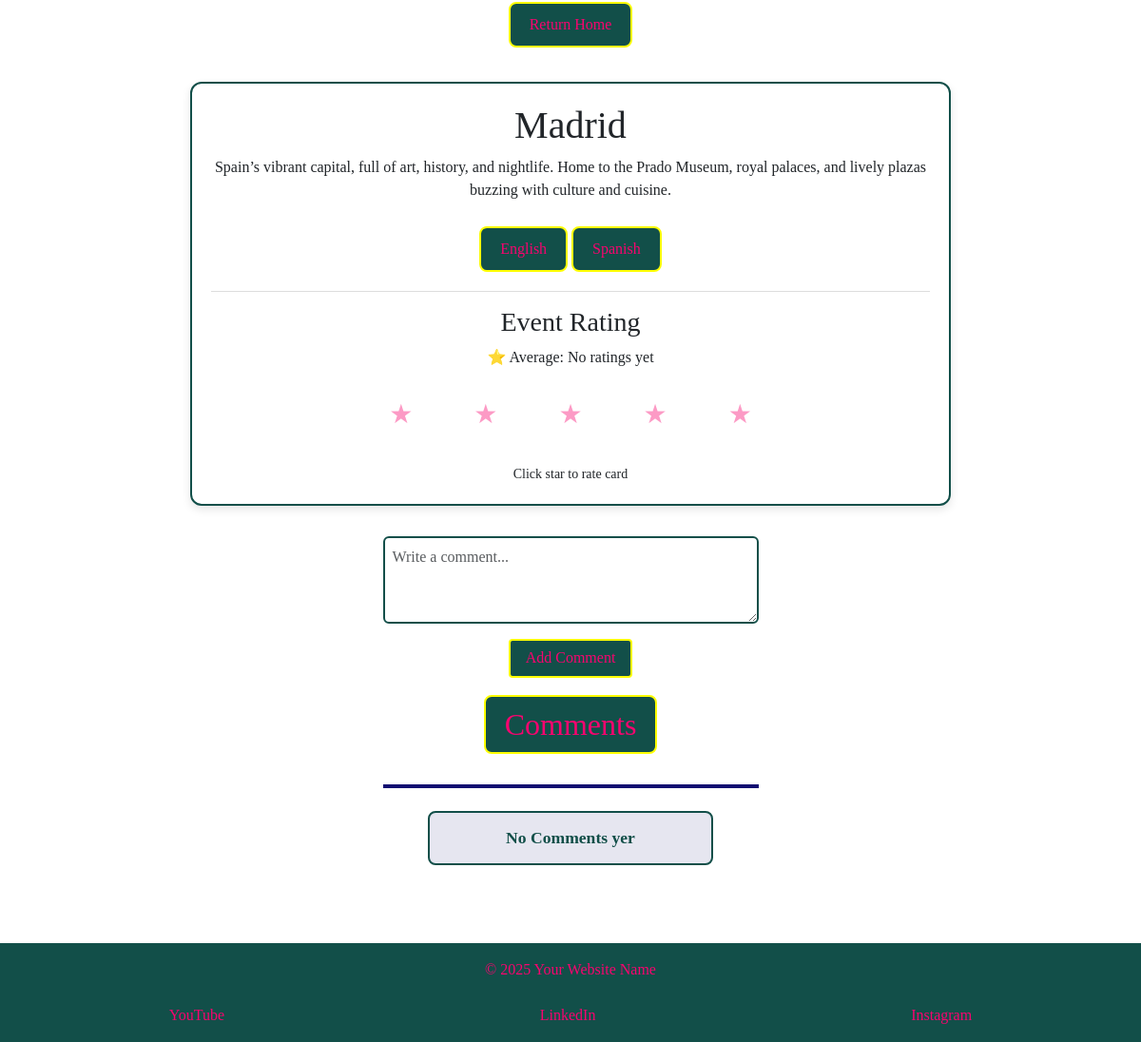
/city-details/2/ (signed in, lower part), run on an earlier commit of the app's database.
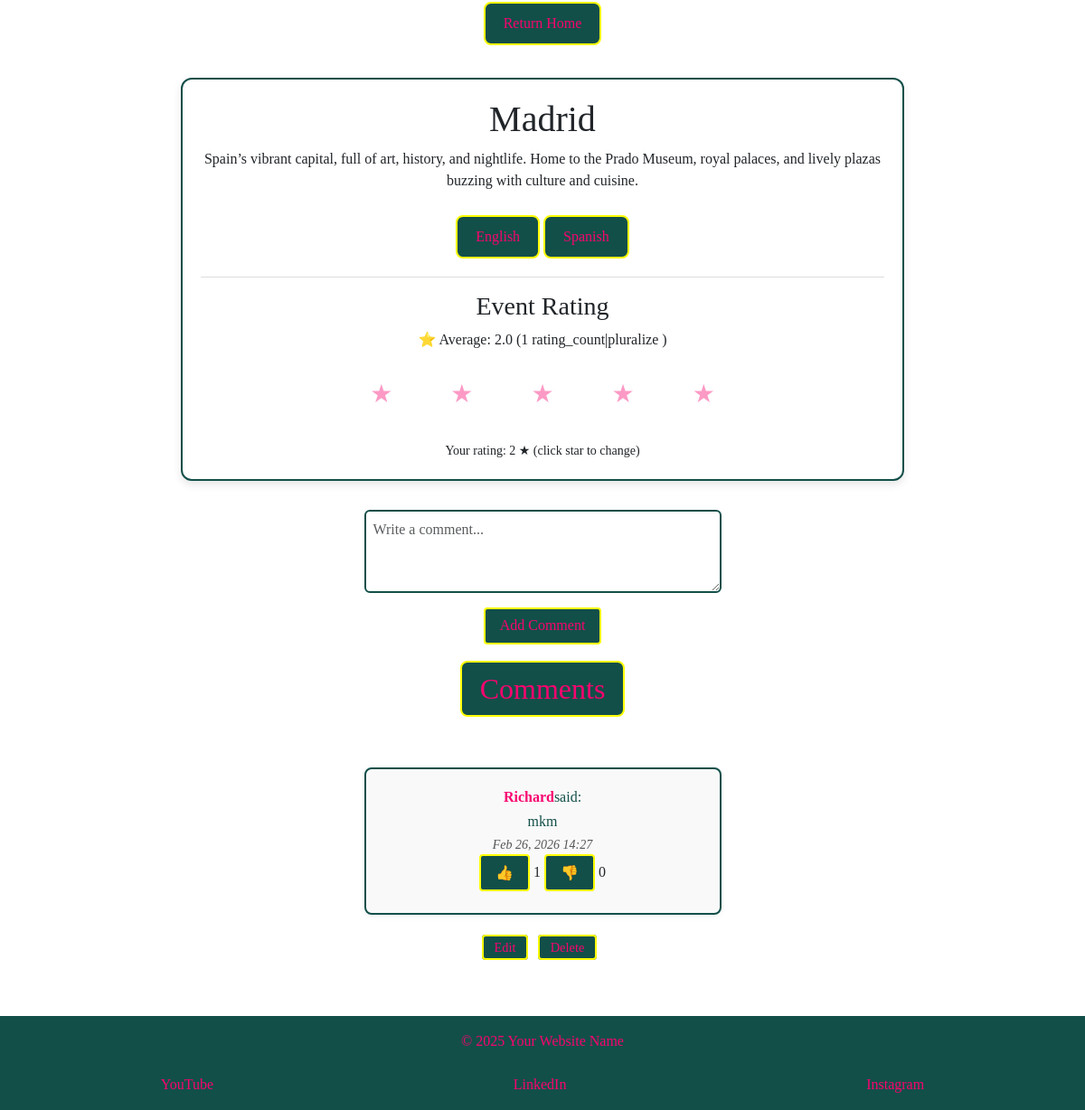
And on a later commit of the database.
### espana_es/models.py (models this page shows, shortened)
class EventRating(models.Model):
    card = models.ForeignKey('CardText',
                             on_delete=models.CASCADE, related_name='ratings')
    user = models.ForeignKey(User, on_delete=models.CASCADE)
    rating = models.IntegerField(choices=[(i, i) for i in range(1, 6)])
    class Meta:
        unique_together = ('card', 'user')

class Comment(models.Model):
    card = models.ForeignKey(
        CardText,
        on_delete=models.CASCADE,
        related_name='comments',
        default=1
    )
    user = models.ForeignKey(User, on_delete=models.CASCADE)
    text = models.TextField()
    created_at = models.DateTimeField(auto_now_add=True)
    updated_at = models.DateTimeField(auto_now=True)

### espana_es/views.py (the view)
# urls.py: path('city-details/<int:pk>/', views.city_details, name='city-details'),
def city_details(request, pk):
    card = get_object_or_404(CardText, id=pk)
    lang = request.GET.get('lang', 'en')
    translation = card.translations.filter(language=lang).first()
    content = (
        translation.content
        if translation
        else card.content or 'Content coming soon.'
    )
    form = CommentForm(request.POST)
    if form.is_valid():
        comment = form.save(commit=False)
        comment.user = request.user
        comment.card = card
        comment.save()
        return redirect('city-details', pk=card.pk)
    else:
        form = CommentForm()
    comments = card.comments.all().order_by('created_at')
    average_rating = card.ratings.aggregate(avg=Avg('rating'))['avg']
    rating_count = card.ratings.count()
    user_rating = None
    if request.user.is_authenticated:
        user_rating = EventRating.objects.filter(
            card=card, user=request.user
        ).first()
    return render(request,
                  'city-details.html',
                  {'active_tab': 'city-details',
                   'card': card,
                   'content': content,
                   'comments': comments,
                   'form': form,
                   'lang': lang,
                   'average_rating': average_rating,
                   'rating_count': rating_count,
                   'user_rating': user_rating
                   })

### espana_es/forms.py
class CommentForm(forms.ModelForm):
    class Meta:
        model = Comment
        fields = ['text']
        labels = {
            'text': '',
        }
        widgets = {
            'text': forms.Textarea(attrs={
                'class': 'form-control',
                'rows': 3,
                'placeholder': 'Write a comment...'
            })
        }

### espana_es/templatetags/comment_tags.py (called while the page is built)
@register.filter
def reaction_count(comment, reaction_type):
    return comment.reactions.filter(reaction=reaction_type).count()

### espana_es/templates/city-details.html (shortened to what this page needs)
{% extends 'base.html' %}
{% load static %}
{% load comment_tags %}
{% block body_class %}morph-page{% endblock %}
{% block content %}
<main class="card-detail-wrapper">
    <div class="card-detail">
        <p>
            <a class="color-return" href="{% url 'index' %}">Return Home</a>
        </p>
        <div class="card-content-box">
            <h1>{{ card.title }}</h1>
            <p>{{ content }}</p>
            <div class="lang-switch">
                <a href="{% url 'city-details' pk=card.pk %}?lang=en">English</a>
                <a href="{% url 'city-details' pk=card.pk %}?lang=es">Spanish</a>
            </div>
            <div class="rating-box">
                <h3>Event Rating</h3>
                <p>
                    ⭐ Average:
                    {% if average_rating %}
                        {{ average_rating|floatformat:1 }}
                    {% else %}
                        No ratings yet
                    {% endif %}
                    {% if rating_count %}
                        ({{ rating_count }} rating_count|pluralize )
                    {% endif %}
                </p>
                {% if user.is_authenticated %}
                <form method='POST' class="star-form" data-url="{% url 'rate_card' pk=card.id %}">
                    <div class="star-rating">
                        {% for star in "12345"|make_list %}
                        <button type="button" name="rating" value="{{ star }}"
                        class="star-btn {% if user_rating and user_rating.rating == star|add:'0' %}slected{% endif %}">
                         ★
                    </button>
                    {% endfor %}
                    </div>
                    <small class="rating-msg">
                        {% if user_rating %}
                            Your rating: {{ user_rating.rating }}  ★ (click star to change)
                        {% else %}
                            Click star to rate card
                        {% endif %}
                    </small>
                </form>
                {% else %}
                <p>Login to rate this event.</p>
                {% endif %}
            </div>
        </div>
    </div>
    <div class="comments-section">
        {% if user.is_authenticated %}
        <form method="POST">
            {{ form.as_p }}
            <button type="submit">Add Comment</button>
        </form>
        {% endif %}
        <h2>Comments</h2>
        {% for comment in comments %}
        <div class="comment" data-id="{{ comment.id }}">
            <p><strong>{{ comment.user.username }}</strong>said:</p>
            <p>{{ comment.text }}</p>
            <small>{{ comment.created_at|date:"M d, Y H:i "}}</small>
            <div class="reaction-buttons">
                {% if user.is_authenticated %}
                <button class="like-btn" data-url="{% url 'toggle_reaction' comment.id 'like' %}">👍</button>
                <span class="like-count">{{ comment|reaction_count:"like" }}</span>
                <button class="dislike-btn" data-url="{% url 'toggle_reaction' comment.id 'dislike' %}">👎</button>
                <span class="dislike-count">{{ comment|reaction_count:"dislike" }}</span>
                {% else %}
                <p>Login to react.</p>
                {% endif %}
            </div>
        </div>
        {% if user == comment.user %}
        <div class="actions">
            <a href="{% url 'edit-comment' comment.pk %}">Edit</a>
            <a href="{% url 'delete-comment' comment.pk %}">Delete</a>
        </div>
        {% endif %}
        {% empty %}
        <hr>
        <p class="no-comments">No Comments yer</p>
        {% endfor %}
    </div>
</main>
{% endblock %}

What changed in the data, as far as the page shows it:
added EventRating: rating "2"
added Comment: user.username "Richard", text "mkm", created_at "Feb 26, 2026 14:27", id "1", id "0", shows "Edit"
Also different on the page:
{{ average_rating|floatformat:1 }}: (not shown) → "2.0"
{{ rating_count }}: (not shown) → "1"
text no longer shown: "No ratings yet Click star to rate card No Comments yer"
text now shown: "( rating_count|pluralize ) Your rating: ★ (click star to change)"
